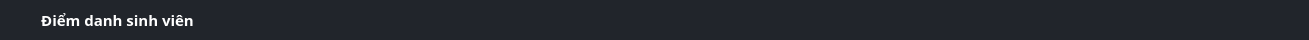
     <widget class="QWidget" name="panel_window" native="true">
      <property name="minimumSize">
       <size>
        <width>0</width>
        <height>40</height>
       </size>
      </property>
      <property name="maximumSize">
       <size>
        <width>16777215</width>
        <height>40</height>
       </size>
      </property>
      <property name="styleSheet">
       <string notr="true">background-color: rgb(33, 37, 43);
border-top-right-radius: 5px;
border-top-left-radius: 5px;</string>
      </property>
      <layout class="QHBoxLayout" name="horizontalLayout_2">
       <property name="leftMargin">
        <number>5</number>
       </property>
       <property name="topMargin">
        <number>5</number>
       </property>
       <property name="rightMargin">
        <number>5</number>
       </property>
       <property name="bottomMargin">
        <number>5</number>
       </property>
       <item>
        <widget class="QLabel" name="icon_admin">
         <property name="minimumSize">
          <size>
           <width>30</width>
           <height>30</height>
          </size>
         </property>
         <property name="maximumSize">
          <size>
           <width>30</width>
           <height>30</height>
          </size>
         </property>
         <property name="text">
          <string/>
         </property>
         <property name="pixmap">
          <pixmap resource="resources/resources.qrc">:/apps/apps/logo_app.png</pixmap>
         </property>
         <property name="scaledContents">
          <bool>true</bool>
         </property>
         <property name="alignment">
          <set>Qt::AlignCenter</set>
         </property>
        </widget>
       </item>
       <item>
        <widget class="QLabel" name="name_admin">
         <property name="font">
          <font>
           <family>Cascadia Code</family>
           <pointsize>11</pointsize>
           <weight>75</weight>
           <bold>true</bold>
          </font>
         </property>
         <property name="styleSheet">
          <string notr="true">color: rgb(255, 255, 255);</string>
         </property>
         <property name="text">
          <string>Điểm danh sinh viên</string>
         </property>
         <property name="alignment">
          <set>Qt::AlignCenter</set>
         </property>
        </widget>
       </item>
       <item>
        <spacer name="horizontalSpacer_2">
         <property name="orientation">
          <enum>Qt::Horizontal</enum>
         </property>
         <property name="sizeHint" stdset="0">
          <size>
           <width>1017</width>
           <height>20</height>
          </size>
         </property>
        </spacer>
       </item>
       <item>
        <widget class="QPushButton" name="admin_minimize_btn">
         <property name="minimumSize">
          <size>
           <width>25</width>
           <height>25</height>
          </size>
         </property>
         <property name="maximumSize">
          <size>
           <width>25</width>
           <height>25</height>
          </size>
         </property>
         <property name="text">
          <string/>
         </property>
         <property name="icon">
          <iconset resource="resources/resources.qrc">
           <normaloff>:/icon-EC8482/EC8482/minus-circle.svg</normaloff>:/icon-EC8482/EC8482/minus-circle.svg</iconset>
         </property>
         <property name="iconSize">
          <size>
           <width>25</width>
           <height>25</height>
          </size>
         </property>
        </widget>
       </item>
       <item>
        <widget class="QPushButton" name="admin_expand_btn">
         <property name="minimumSize">
          <size>
           <width>25</width>
           <height>25</height>
          </size>
         </property>
         <property name="maximumSize">
          <size>
           <width>25</width>
           <height>25</height>
          </size>
         </property>
         <property name="text">
          <string/>
         </property>
         <property name="icon">
          <iconset resource="resources/resources.qrc">
           <normaloff>:/icon-EC8482/EC8482/octagon.svg</normaloff>:/icon-EC8482/EC8482/octagon.svg</iconset>
         </property>
         <property name="iconSize">
          <size>
           <width>25</width>
           <height>25</height>
          </size>
         </property>
        </widget>
       </item>
       <item>
        <widget class="QPushButton" name="admin_exit_btn">
         <property name="minimumSize">
          <size>
           <width>25</width>
           <height>25</height>
          </size>
         </property>
         <property name="maximumSize">
          <size>
           <width>25</width>
           <height>25</height>
          </size>
         </property>
         <property name="text">
          <string/>
         </property>
         <property name="icon">
          <iconset resource="resources/resources.qrc">
           <normaloff>:/icon-EC8482/EC8482/x-octagon.svg</normaloff>:/icon-EC8482/EC8482/x-octagon.svg</iconset>
         </property>
         <property name="iconSize">
          <size>
           <width>25</width>
           <height>25</height>
          </size>
         </property>
        </widget>
       </item>
      </layout>
     </widget>
